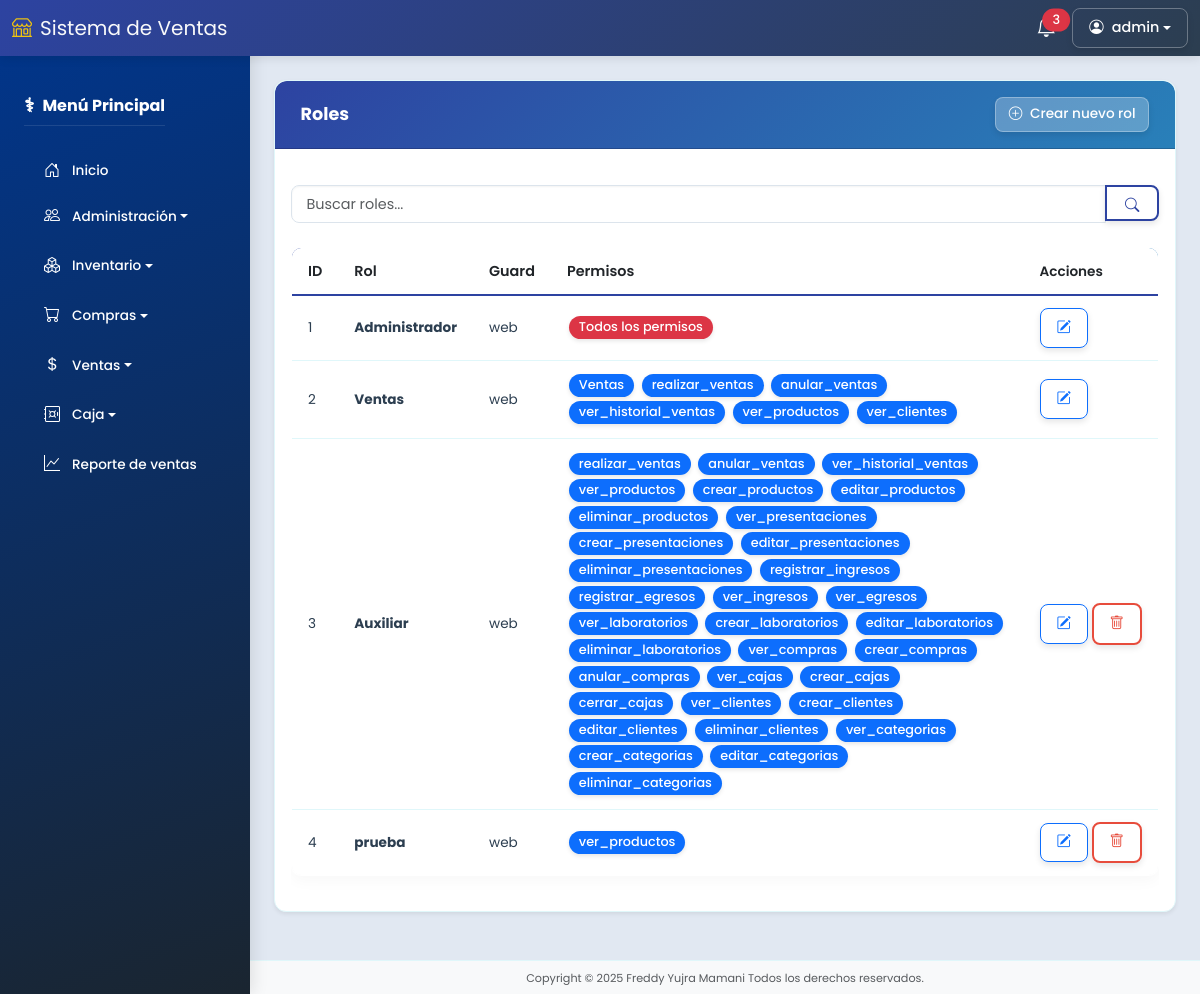
The app's page /roles/ (signed in) with its own data.
### models/usuario_model.py (models this page shows, shortened)
class Usuario(db.Model):
    __tablename__ = "usuarios"
    id = db.Column(db.Integer, primary_key=True)
    imagen = db.Column(db.String(255), nullable=True)
    nombres = db.Column(db.String(255), nullable=False)
    apellidos = db.Column(db.String(150), nullable=False)
    carnet = db.Column(db.String(15), nullable=False)
    nacimiento = db.Column(db.Date, nullable=False)
    telefono = db.Column(db.String(15), nullable=False)
    email = db.Column(db.String(255), nullable=False, unique=True)
    usuario = db.Column(db.String(150), nullable=False, unique=True)
    password = db.Column(db.String(255), nullable=False)
    remember_token = db.Column(db.String(100), nullable=True)
    created_at = db.Column(db.DateTime, default=datetime.utcnow)
    updated_at = db.Column(db.DateTime, default=datetime.utcnow, onupdate=datetime.utcnow)
    deleted_at = db.Column(db.DateTime, nullable=True)
    rol_id = db.Column(db.Integer, db.ForeignKey('roles.id'))
    rol = db.relationship('Rol', backref='usuarios')
    @property
    def is_authenticated(self):
        return True
    def is_admin(self):
        return self.rol and self.rol.name == 'Administrador'

### models/rol_model.py (models this page shows, shortened)
class Rol(db.Model):
    __tablename__ = "roles"
    id = db.Column(db.Integer, primary_key=True)
    name = db.Column(db.String(255), nullable=False)
    guard_name = db.Column(db.String(255), default='web')
    created_at = db.Column(db.DateTime, default=datetime.utcnow)
    updated_at = db.Column(db.DateTime, default=datetime.utcnow, onupdate=datetime.utcnow)
    permisos = db.relationship(
        'Permiso',
        secondary=role_has_permissions,
        backref=db.backref('roles', lazy='dynamic')
    )

### models/permiso_model.py (models this page shows, shortened)
class Permiso(db.Model):
    __tablename__ = "permissions"
    id = db.Column(db.Integer, primary_key=True)
    name = db.Column(db.String(255), nullable=False, unique=True)
    description = db.Column(db.String(255))  # Añade este campo
    guard_name = db.Column(db.String(255), default='web')
    protected = db.Column(db.Boolean, default=False)
    created_at = db.Column(db.DateTime, default=datetime.utcnow)
    updated_at = db.Column(db.DateTime, default=datetime.utcnow, onupdate=datetime.utcnow)
    @staticmethod
    def get_all():
        return Permiso.query.all()

### controllers/rol_controller.py (the view)
@rol_bp.route('/')
@permission_required('ver_roles')  # Permiso para ver roles
def index():
    search_query = request.args.get('search', '')
    roles = Rol.query.filter(Rol.name.ilike(f'%{search_query}%')).all()
    permisos = Permiso.get_all()
    return rol_view.list(roles, permisos, search_query)

### run.py (called while the page is built)
@login_manager.user_loader
def load_user(user_id):
    return Usuario.query.get(int(user_id))

@app.context_processor
def inject_active_path():
    def is_active(path):
        return 'active' if request.path.startswith(path) else ''
    return dict(is_active=is_active)

### views/rol_view.py (called while the page is built)
def list(roles, permisos, search_query):
    return render_template('roles/index.html', roles=roles, permisos=permisos, search_query=search_query)

### templates/roles/index.html (shortened to what this page needs)
{% extends 'base.html' %}
{% block content %}
<div class="card shadow-sm mb-4">
    <div class="card-header card-header-unified d-flex justify-content-between align-items-center">
        <h5 class="mb-0">Roles</h5>
        <a href="{{ url_for('rol.create') }}" class="btn btn-light btn-sm">
            <i class="bi bi-plus-circle me-1"></i> Crear nuevo rol
        </a>
    </div>
    <div class="card-body">
        <form method="get" action="{{ url_for('rol.index') }}" class="mb-4 form-unified">
            <div class="input-group">
                <input type="text" class="form-control" placeholder="Buscar roles..."
                       name="search" value="{{ search_query }}">
                <button class="btn btn-outline-primary" type="submit">
                    <i class="bi bi-search"></i>
                </button>
            </div>
        </form>
        <div class="table-responsive">
            <table class="table table-unified align-middle">
                <thead>
                    <tr>
                        <th>ID</th>
                        <th>Rol</th>
                        <th>Guard</th>
                        <th>Permisos</th>
                        <th class="actions-cell">Acciones</th>
                    </tr>
                </thead>
                <tbody>
                    {% for rol in roles %}
                    <tr>
                        <td>{{ rol.id }}</td>
                        <td class="fw-bold">{{ rol.name }}</td>
                        <td>{{ rol.guard_name }}</td>
                        <td>
                            {% if "Administrador" in rol.permisos|map(attribute='name') %}
                                <span class="badge badge-table bg-danger">Todos los permisos</span>
                            {% else %}
                                {% for permiso in rol.permisos %}
                                <span class="badge badge-table bg-primary">{{ permiso.name }}</span>
                                {% else %}
                                <span class="text-muted">Sin permisos asignados</span>
                                {% endfor %}
                            {% endif %}
                        </td>
                        <td class="actions-cell">
                            <a href="{{ url_for('rol.edit', id=rol.id) }}" class="btn btn-sm btn-outline-primary">
                                <i class="bi bi-pencil-square"></i>
                            </a>
                            {% if not rol.permisos|selectattr('protected')|list %}
                            <a href="{{ url_for('rol.delete', id=rol.id) }}" class="btn btn-sm btn-outline-danger"
                               onclick="return confirm('¿Eliminar este rol?')">
                                <i class="bi bi-trash"></i>
                            </a>
                            {% endif %}
                        </td>
                    </tr>
                    {% else %}
                    <tr>
                        <td colspan="5" class="text-center">No hay roles registrados</td>
                    </tr>
                    {% endfor %}
                </tbody>
            </table>
        </div>
    </div>
</div>
{% endblock %}

### templates/base.html (shortened to what this page needs)
<!DOCTYPE html>
<html lang="es" class="h-100">
<head>
  <link href="https://cdn.jsdelivr.net/npm/bootstrap@5.3.0/dist/css/bootstrap.min.css" rel="stylesheet" />
  <link rel="stylesheet" href="https://cdn.jsdelivr.net/npm/bootstrap-icons@1.10.0/font/bootstrap-icons.css" />
  <link rel="stylesheet" href="{{ url_for('static', filename='css/style.css') }}" />
</head>
<body class="d-flex flex-column">
  <nav class="navbar navbar-expand-lg fixed-top navbar-top">
    <div class="container-fluid">
      <a class="navbar-brand" href="{{ url_for('dashboard.index') }}">
        <i class="bi bi-shop me-2"></i>Sistema de Ventas
      </a>
      <div class="d-flex align-items-center ms-auto">
        <div class="dropdown me-3">
          <a href="#" class="position-relative text-white" data-bs-toggle="dropdown">
            <span class="position-absolute top-0 start-100 translate-middle badge rounded-pill bg-danger">
              3
            </span>
          </a>
        </div>
        <div class="dropdown">
          <button class="btn btn-custom-light dropdown-toggle d-flex align-items-center" type="button"
            data-bs-toggle="dropdown">
            <i class="bi bi-person-circle me-2"></i>
            <span>{{ current_user.usuario if current_user.is_authenticated else 'Invitado' }}</span>
          </button>
        </div>
      </div>
    </div>
  </nav>
  <div class="d-flex main-container overflow-hidden">
    <nav class="sidebar bg-dark text-white position-fixed" id="mainSidebar">
      <div class="p-4">
        <div class="d-flex justify-content-between align-items-center mb-4">
          <h5 class="fw-bold mb-0">Menú Principal</h5>
        </div>
        <a href="{{ url_for('dashboard.index') }}" class="sidebar-item text-white">
          <i class="bi bi-house-door me-2"></i> Inicio
        </a>
        <div class="mb-2">
          <button class="sidebar-item dropdown-toggle w-100 text-start text-white bg-transparent border-0" type="button"
            data-bs-toggle="collapse" data-bs-target="#adminSubmenu" aria-expanded="false">
            <i class="bi bi-people me-2"></i> Administración
          </button>
        </div>
        <div class="mb-2">
          <button class="sidebar-item dropdown-toggle w-100 text-start text-white bg-transparent border-0" type="button"
            data-bs-toggle="collapse" data-bs-target="#inventarioSubmenu" aria-expanded="false">
            <i class="bi bi-boxes me-2"></i> Inventario
          </button>
        </div>
        <div class="mb-2">
          <button class="sidebar-item dropdown-toggle w-100 text-start text-white bg-transparent border-0" type="button"
            data-bs-toggle="collapse" data-bs-target="#comprasSubmenu" aria-expanded="false">
            <i class="bi bi-cart me-2"></i> Compras
          </button>
        </div>
        <div class="mb-2">
          <button class="sidebar-item dropdown-toggle w-100 text-start text-white bg-transparent border-0" type="button"
            data-bs-toggle="collapse" data-bs-target="#ventasSubmenu" aria-expanded="false">
            <i class="bi bi-currency-dollar me-2"></i> Ventas
          </button>
        </div>
        <div class="mb-2">
          <button class="sidebar-item dropdown-toggle w-100 text-start text-white bg-transparent border-0" type="button"
            data-bs-toggle="collapse" data-bs-target="#cajaSubmenu" aria-expanded="false">
            <i class="bi bi-safe me-2"></i> Caja
          </button>
        </div>
        <a href="{{ url_for('reporte.reporte_ventas') }}" class="sidebar-item text-white">
          <i class="bi bi-graph-up me-2"></i> Reporte de ventas
        </a>
      </div>
    </nav>
    <div class="flex-grow-1 d-flex flex-column overflow-hidden">
      <main class="main-content flex-grow-1 p-4 overflow-auto">
        {% block content %}{% endblock %}
      </main>
      <footer class="footer bg-light text-center py-2">
        <small class="text-muted">Copyright © 2025 Freddy Yujra Mamani Todos los derechos reservados.</small>
      </footer>
    </div>
  </div>
</body>
</html>

### records on screen
Usuario: usuario "admin"
Rol: id "1", name "Administrador", guard_name "web", shows "Todos los permisos"
Rol: id "2", name "Ventas", guard_name "web"
Permiso: name "Ventas"
Permiso: name "realizar_ventas"
Permiso: name "anular_ventas"
Permiso: name "ver_historial_ventas"
Permiso: name "ver_productos"
Permiso: name "ver_clientes"
Rol: id "3", name "Auxiliar", guard_name "web"
Permiso: name "crear_productos"
Permiso: name "editar_productos"
Permiso: name "eliminar_productos"
Permiso: name "ver_presentaciones"
Permiso: name "crear_presentaciones"
Permiso: name "editar_presentaciones"
Permiso: name "eliminar_presentaciones"
Permiso: name "registrar_ingresos"
Permiso: name "registrar_egresos"
Permiso: name "ver_ingresos"
Permiso: name "ver_egresos"
Permiso: name "ver_laboratorios"
Permiso: name "crear_laboratorios"
Permiso: name "editar_laboratorios"
Permiso: name "eliminar_laboratorios"
Permiso: name "ver_compras"
Permiso: name "crear_compras"
Permiso: name "anular_compras"
Permiso: name "ver_cajas"
Permiso: name "crear_cajas"
Permiso: name "cerrar_cajas"
Permiso: name "crear_clientes"
Permiso: name "editar_clientes"
Permiso: name "eliminar_clientes"
Permiso: name "ver_categorias"
Permiso: name "crear_categorias"
Permiso: name "editar_categorias"
Permiso: name "eliminar_categorias"
Rol: id "4", name "prueba", guard_name "web"
